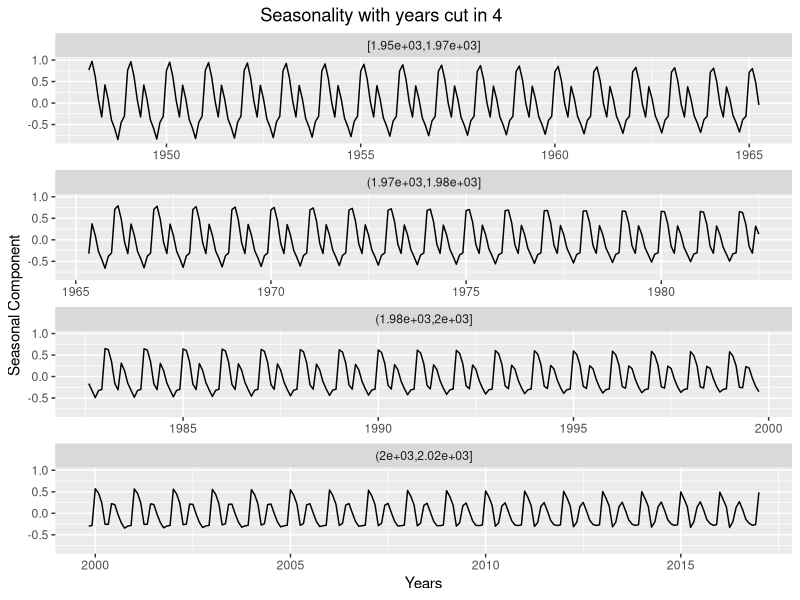
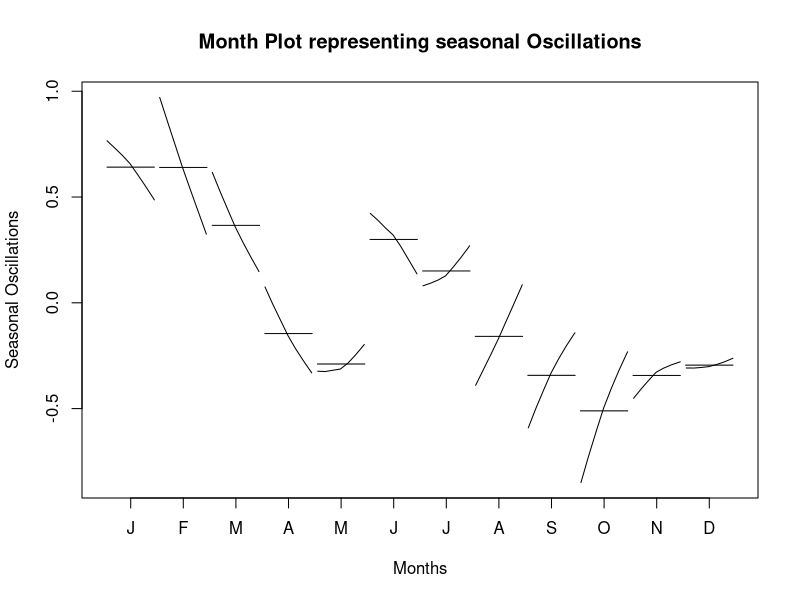
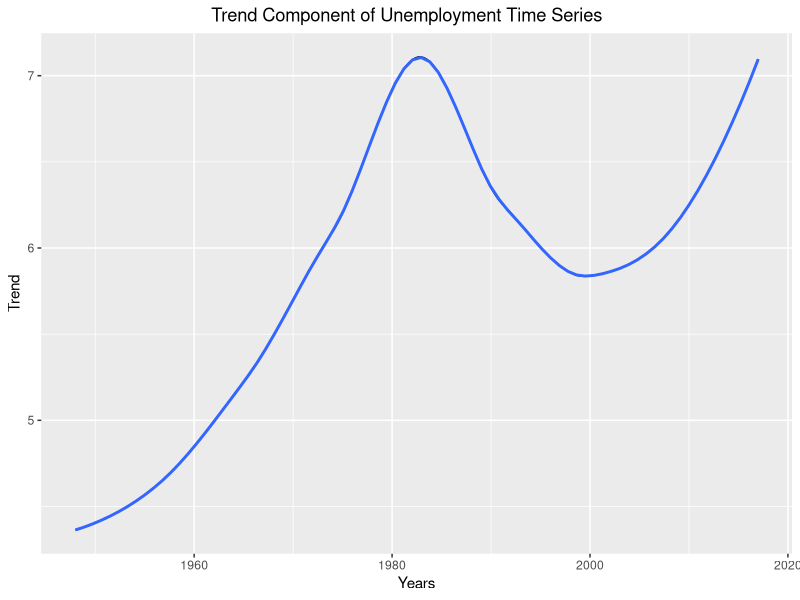
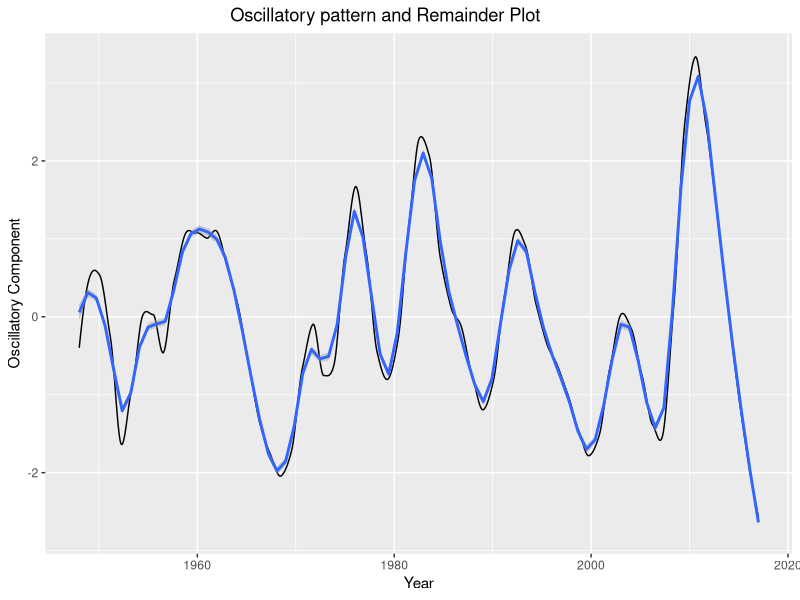

The R script that drew these images, in order: (Note: this script raises an error after producing the figures.)
## ---- chunk 1
knitr::opts_chunk$set(echo = TRUE,warning = FALSE,message = FALSE)
## ---- chunk 2
library(ggplot2)
df.unemp=read.csv("UNRATENSA.csv",sep = ',',header = TRUE)
colnames(df.unemp) = c("date","Unemployment")
df.newdata=ts(df.unemp$Unemployment,start=c(1948,1),freq=12)
data.df.unemp = data.frame(year=time(df.newdata), Unemployment=(df.unemp$Unemployment))
data.unemp.stl = stl(df.newdata, s.window=101, s.degree=1)
year.cut = cut_number(time(df.newdata), n=4)
data.df2.unemp = data.frame(year=time(df.newdata), data.unemp.stl$time.series, year.cut)
ggplot(data.df2.unemp, aes(x=year, y=seasonal)) + geom_line() + facet_wrap(~year.cut, ncol=1, scales="free_x")+ggtitle("                                         Seasonality with years cut in 4")+xlab("Years") + ylab("Seasonal Component")

## ---- chunk 3
monthplot(data.unemp.stl, choice="seasonal",main="Month Plot representing seasonal Oscillations",xlab="Months", ylab = "Seasonal Oscillations")
## ---- chunk 4
library(broom)
data.unemp.lo = loess(Unemployment~year, data=data.df.unemp)
data.unemp.lo.df = augment(data.unemp.lo)
ggplot(data.unemp.lo.df, aes(x=year, y=.fitted)) + geom_line()+geom_smooth(span=0.1)+ggtitle("                                  Trend Component of Unemployment Time Series")+ylab("Trend")+xlab("Years")
## ---- chunk 5
library(tidyr)
Year = data.df.unemp$year
data.unemp.lo2 = loess(residuals(data.unemp.lo)~Year, span=0.1)
data.unemp.lo2.df = augment(data.unemp.lo2)
#final 

data.unemp.ts = data.frame(Year,Oscillatory=data.unemp.lo2.df$.fitted, Residuals=data.unemp.lo2.df$.resid)
data.unemp.ts.long = data.unemp.ts %>% gather(type, Unemployment, Oscillatory:Residuals)
ggplot(data.unemp.lo2.df, aes(x=Year, y=.fitted)) + geom_line() +geom_smooth(span=0.1)+ggtitle("                                     Oscillatory pattern and Remainder Plot")+ ylab("Oscillatory Component")
## ---- chunk 6
library(dplyr)
library(grid)
#Reading GDP data from file
df=read.csv("RGDP_Final.csv",sep = ',',header = TRUE)

#Editing column names
colnames(df)=c("year","GDP")

#Converting year column to continuous
df.gdp=ts(df$GDP,start=c(1947,2),freq=4)

#Creating final GDP data set
gdp = data.frame(year=time(df.gdp), GDP=df$GDP)

library(broom)
#Fitting first loess and removing the trend component
gdp.lo = loess(GDP~year, data=gdp)
gdp.lo.df = augment(gdp.lo)

#Re-fit the loess
df2.lo2 = loess(residuals(gdp.lo)~gdp$year, span=0.1)
gdp.lo2.df = augment(df2.lo2)

#Oscillations
p1=ggplot(gdp.lo2.df, aes(x=gdp.year, y=.fitted)) + geom_smooth(span=0.1)+ggtitle("                 Oscillatory Component for Real Gross Domestic Product") + ylab("Oscillatory Component")+xlab("Years")
p2=ggplot(data.unemp.lo2.df,aes(x=Year,y=.fitted))+geom_smooth(span=0.1)+ggtitle("                           Oscillatory Component for Unemployment")+ylab("Oscillatory Component")+xlab("Years")
grid.draw(rbind(ggplotGrob(p1), ggplotGrob(p2), size = "last"))
